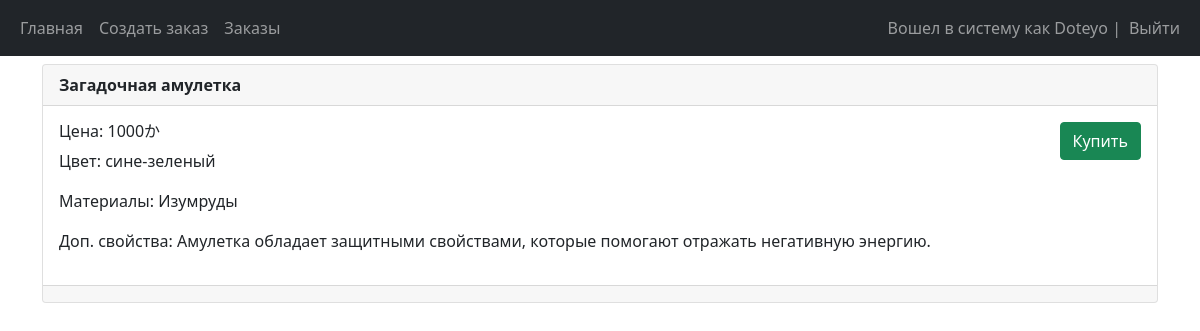
The page / (signed in) on the database its author committed.
### store/models.py (models this page shows, shortened)
class Cunty(models.Model):
    seller = models.ForeignKey(User, on_delete=models.CASCADE, default="")
    price = models.IntegerField("Цена", default=0)
    name = models.CharField("Название", max_length=30, default="")
    color = models.CharField("Цвет", max_length=30, default="")
    size = models.CharField("Размер", max_length=8, default="")
    weight = models.IntegerField("Вес", default=0)
    materials = models.CharField("Материалы", max_length=45, default="")
    add_features = models.TextField("Дополнительные свойства", max_length=120, default="")
    status = models.IntegerField("Статус", default=0)
    class Meta:
        verbose_name = "Кунтик"
        verbose_name_plural = "Кунтики"

### store/views.py (the view, shortened to what this page needs)
# urls.py: 2. Add a URL to urlpatterns:  path('', views.home, name='home')
def home(req):
    return render(req, "home.html", {"items": Cunty.objects.filter(seller=1), "status": ["Принят", "Отправлен"]})

### templates/home.html (shortened to what this page needs)
{% extends 'base.html' %} {% block title %}Главная страница{% endblock %}
{% block content %} {% for item in items %}
<div class="card mt-2" {{'style=f"background-color:{item.color};"'}}>
  <div class="card-header"><strong>{{ item.name }}</strong></div>
  <div class="card-body d-flex flex-row justify-content-between">
    <div>
      <h6>Цена: {{item.price}}か</h6>
      <p>Цвет: {{item.color}}</p>
      <p>Материалы: {{item.materials}}</p>
      <p>Доп. свойства: {{item.add_features}}</p>
    </div>
    <div>
      {% if user == item.seller or perms.main.delete_cunty %}
      <form method="post">
        {% csrf_token %}
        <button
          type="submit"
          class="btn btn-danger"
          name="post-id"
          value="{{item.id}}"
        >
          Удалить
        </button>
      </form>
      {% else %}
        <form method="post">
        <button
          type="submit"
          class="btn btn-success"
          name="buy-id"
          value="{{item.id}}"
        >
          Купить
        </button>
      </form>
      {% endif %}
    </div>
  </div>
  <div class="card-footer text-muted">{{post.created_at}}</div>
</div>
{% empty %}
<p>No posts yet :(</p>
{% endfor %} {% endblock %}

### templates/base.html (shortened to what this page needs)
<!DOCTYPE html>
<html lang="en">
  <head>
    <link
      href="https://cdn.jsdelivr.net/npm/bootstrap@5.1.3/dist/css/bootstrap.min.css"
      rel="stylesheet"
    />
  </head>
  <body>
    <nav class="navbar navbar-expand-lg navbar-dark bg-dark">
      <div class="container-fluid">
        <div>
          <ul class="navbar-nav">
            <li class="nav-item">
              <a class="nav-link" href="/">Главная</a>
            </li>
            <li class="nav-item">
              <a class="nav-link" href="/create-listing">Создать заказ</a>
            </li>
            <li class="nav-item">
              <a class="nav-link" href="/cart">Заказы</a>
            </li>
          </ul>
        </div>
        <div>
          <ul class="navbar-nav">
            {% if user.is_authenticated %}
            <span class="navbar-text">Вошел в систему как {{user.username}} | </span>
            <li class="nav-item">
              <a class="nav-link" href="/logout">Выйти</a>
            </li>
            {% else %}
            <li class="nav-item">
              <a class="nav-link" href="/login">Войти</a>
            </li>
            {% endif %}
          </ul>
        </div>
      </div>
    </nav>
    <div class="container">{% block content %} {% endblock %}</div>
  </body>
</html>

### rows shown on the page
Cunty: name "Загадочная амулетка", price "1000", color "сине-зеленый", materials "Изумруды", add_features "Амулетка обладает защитными свойствами, которые помогают отражать негативную энергию.", {{ item.id }} 1 (drawn)

### other values the page prints
{{ user.username }} "Doteyo"
